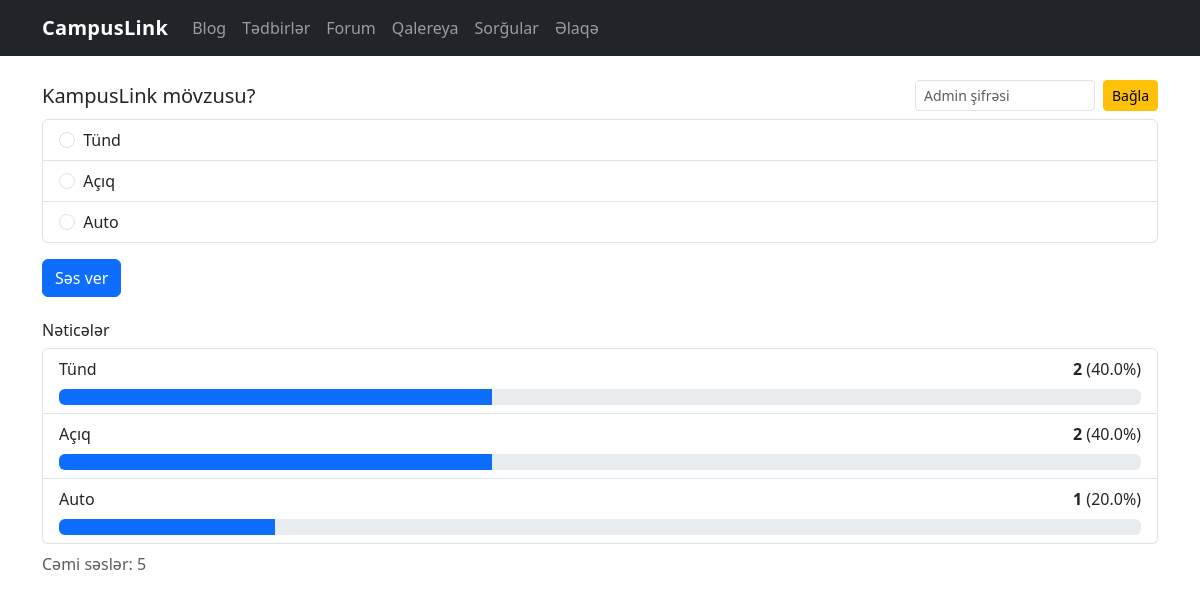
/polls/1, run on an earlier commit of the app's database.
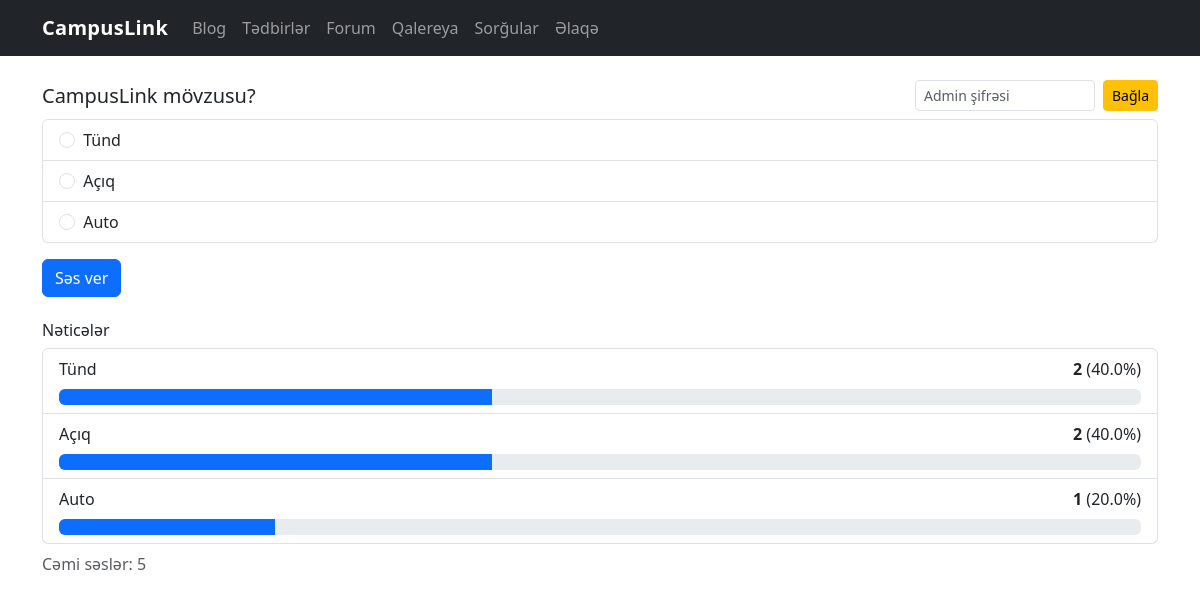
And on a later commit of the database.
### tables this page shows
CREATE TABLE polls (
            id INTEGER PRIMARY KEY AUTOINCREMENT,
            question TEXT NOT NULL,
            options_json TEXT NOT NULL,
            created_at TEXT NOT NULL,
            is_closed INTEGER NOT NULL DEFAULT 0,
            expires_at TEXT
        );

### polls.py (the view, shortened to what this page needs)
@bp.route("/<int:poll_id>", methods=["GET", "POST"], endpoint="detail")
def detail(poll_id: int):
    db = get_db()
    poll = db.execute("SELECT * FROM polls WHERE id=?", (poll_id,)).fetchone()
    if not poll:
        return render_template("404.html"), 404
    options = json.loads(poll["options_json"])
    rows = db.execute(
        "SELECT option_index, COUNT(*) AS cnt FROM poll_votes WHERE poll_id=? GROUP BY option_index",
        (poll_id,),
    ).fetchall()
    counts_map = {r["option_index"]: r["cnt"] for r in rows}
    counts = [counts_map.get(i, 0) for i in range(len(options))]
    total = sum(counts)
    percentages = []
    for i, opt in enumerate(options):
        c = counts[i]
        pct = (c / total * 100.0) if total > 0 else 0.0
        percentages.append((opt, c, round(pct, 1)))  # (ad, say, faiz%)
    return render_template(
        "polls/detail.html",
        poll=poll,
        options=options,
        percentages=percentages,
        total=total,
    )

### database.py (called while the page is built)
def get_db():
    if "db" not in g:
        g.db = sqlite3.connect(DB_PATH)
        g.db.row_factory = sqlite3.Row
    return g.db

### polls.py (called while the page is built)
@bp.before_app_request
def ensure_session():
    session.permanent = True
    if "voter_id" not in session:
        session["voter_id"] = secrets.token_hex(8)  # məsələn: 'a3f9c1e2...'
    return None

### templates/polls/detail.html (shortened to what this page needs)
{% extends "base.html" %}
{% block content %}
<div class="d-flex justify-content-between align-items-center mb-2">
  <h1 class="h5 mb-0">{{ poll.question }}</h1>
    <form method="post" action="{{ url_for('polls.toggle', poll_id=poll.id) }}" class="d-flex gap-2">
      <input type="password" name="password" placeholder="Admin şifrəsi"
             class="form-control form-control-sm" style="max-width:180px">
      <button class="btn btn-sm {{ 'btn-secondary' if poll.is_closed else 'btn-warning' }}">
        {{ 'Aç' if poll.is_closed else 'Bağla' }}
      </button>
    </form>
</div>
{% if not poll.is_closed and not session.get('voted_' ~ poll.id) %}
<form method="post" action="{{ url_for('polls.detail', poll_id=poll.id) }}" class="mb-3">
  <div class="list-group">
    {% for opt in options %}
    <label class="list-group-item">
      <input type="radio" name="option_index" value="{{ loop.index0 }}" class="form-check-input me-1" required>
      {{ opt }}
    </label>
    {% endfor %}
  </div>
  <button class="btn btn-primary mt-3">Səs ver</button>
</form>
{% else %}
<div class="alert alert-info">Səsvermə bağlıdır və ya artıq səs vermisiniz.</div>
{% endif %}
<h2 class="h6 mt-4">Nəticələr</h2>
<ul class="list-group">
  {% for opt, cnt, pct in percentages %}
  <li class="list-group-item">
    <div class="d-flex justify-content-between">
      <span>{{ opt }}</span>
      <span><strong>{{ cnt }}</strong> ({{ pct }}%)</span>
    </div>
    <div class="progress mt-2" role="progressbar" aria-valuenow="{{ pct }}" aria-valuemin="0" aria-valuemax="100">
      <div class="progress-bar" style="width: {{ pct }}%"></div>
    </div>
  </li>
  {% endfor %}
</ul>
<p class="text-muted mt-2">Cəmi səslər: {{ total }}</p>
{% endblock %}

What changed in the data, as far as the page shows it:
changed polls "Bağla": question "KampusLink mövzusu?" → "CampusLink mövzusu?"
